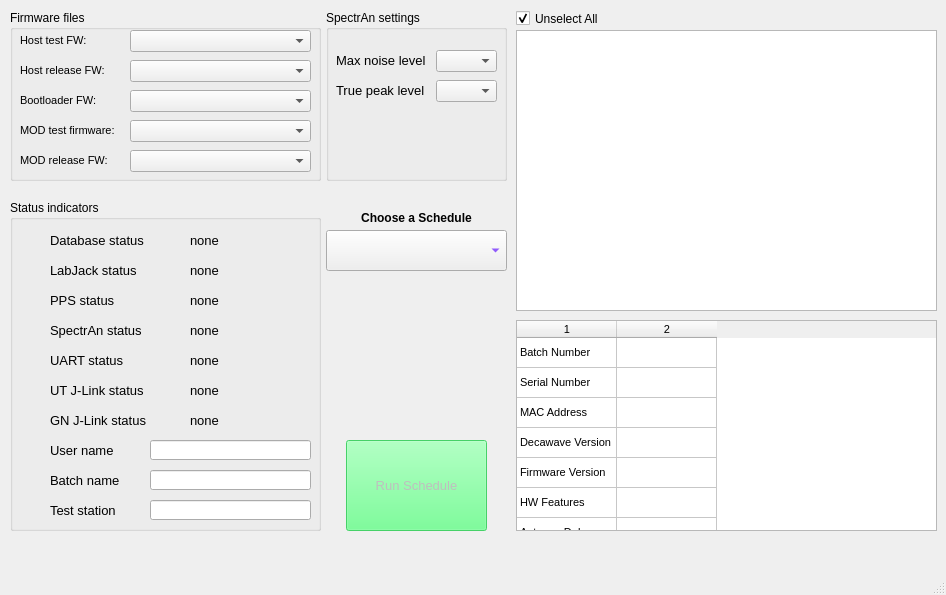
<?xml version="1.0" encoding="UTF-8"?>
<ui version="4.0">
 <class>MainWindow</class>
 <widget class="QMainWindow" name="MainWindow">
  <property name="geometry">
   <rect>
    <x>0</x>
    <y>0</y>
    <width>946</width>
    <height>595</height>
   </rect>
  </property>
  <property name="windowTitle">
   <string>RPP TestBench 5</string>
  </property>
  <property name="animated">
   <bool>false</bool>
  </property>
  <widget class="QWidget" name="centralwidget">
   <widget class="QLabel" name="label_11">
    <property name="geometry">
     <rect>
      <x>326</x>
      <y>210</y>
      <width>181</width>
      <height>16</height>
     </rect>
    </property>
    <property name="font">
     <font>
      <weight>75</weight>
      <bold>true</bold>
     </font>
    </property>
    <property name="text">
     <string>Choose a Schedule</string>
    </property>
    <property name="alignment">
     <set>Qt::AlignCenter</set>
    </property>
   </widget>
   <widget class="QComboBox" name="sch_box">
    <property name="geometry">
     <rect>
      <x>326</x>
      <y>230</y>
      <width>181</width>
      <height>41</height>
     </rect>
    </property>
    <property name="font">
     <font>
      <family>Arial Black</family>
      <pointsize>12</pointsize>
      <weight>50</weight>
      <bold>false</bold>
     </font>
    </property>
    <property name="styleSheet">
     <string notr="true">color: rgb(85, 0, 255);</string>
    </property>
    <property name="currentText">
     <string/>
    </property>
   </widget>
   <widget class="QListWidget" name="steps_box">
    <property name="geometry">
     <rect>
      <x>516</x>
      <y>30</y>
      <width>421</width>
      <height>281</height>
     </rect>
    </property>
    <property name="layoutDirection">
     <enum>Qt::LeftToRight</enum>
    </property>
    <property name="editTriggers">
     <set>QAbstractItemView::NoEditTriggers</set>
    </property>
    <property name="selectionMode">
     <enum>QAbstractItemView::NoSelection</enum>
    </property>
    <property name="viewMode">
     <enum>QListView::ListMode</enum>
    </property>
   </widget>
   <widget class="QPushButton" name="run_sch">
    <property name="enabled">
     <bool>false</bool>
    </property>
    <property name="geometry">
     <rect>
      <x>346</x>
      <y>440</y>
      <width>141</width>
      <height>91</height>
     </rect>
    </property>
    <property name="font">
     <font>
      <pointsize>10</pointsize>
      <weight>50</weight>
      <bold>false</bold>
      <kerning>true</kerning>
     </font>
    </property>
    <property name="cursor">
     <cursorShape>PointingHandCursor</cursorShape>
    </property>
    <property name="autoFillBackground">
     <bool>false</bool>
    </property>
    <property name="styleSheet">
     <string notr="true">background-color: rgb(85, 255, 127);</string>
    </property>
    <property name="locale">
     <locale language="English" country="UnitedStates"/>
    </property>
    <property name="text">
     <string>Run Schedule</string>
    </property>
   </widget>
   <widget class="QCheckBox" name="checkBox">
    <property name="geometry">
     <rect>
      <x>516</x>
      <y>10</y>
      <width>151</width>
      <height>17</height>
     </rect>
    </property>
    <property name="text">
     <string>Unselect All</string>
    </property>
    <property name="checked">
     <bool>true</bool>
    </property>
   </widget>
   <widget class="QTableWidget" name="param_box">
    <property name="geometry">
     <rect>
      <x>516</x>
      <y>320</y>
      <width>421</width>
      <height>211</height>
     </rect>
    </property>
    <property name="font">
     <font>
      <pointsize>8</pointsize>
     </font>
    </property>
    <property name="focusPolicy">
     <enum>Qt::NoFocus</enum>
    </property>
    <property name="verticalScrollBarPolicy">
     <enum>Qt::ScrollBarAlwaysOff</enum>
    </property>
    <property name="horizontalScrollBarPolicy">
     <enum>Qt::ScrollBarAlwaysOff</enum>
    </property>
    <property name="sizeAdjustPolicy">
     <enum>QAbstractScrollArea::AdjustIgnored</enum>
    </property>
    <property name="autoScroll">
     <bool>false</bool>
    </property>
    <property name="editTriggers">
     <set>QAbstractItemView::NoEditTriggers</set>
    </property>
    <property name="tabKeyNavigation">
     <bool>false</bool>
    </property>
    <property name="selectionMode">
     <enum>QAbstractItemView::NoSelection</enum>
    </property>
    <property name="wordWrap">
     <bool>false</bool>
    </property>
    <property name="cornerButtonEnabled">
     <bool>false</bool>
    </property>
    <property name="rowCount">
     <number>10</number>
    </property>
    <property name="columnCount">
     <number>2</number>
    </property>
    <attribute name="horizontalHeaderHighlightSections">
     <bool>false</bool>
    </attribute>
    <attribute name="horizontalHeaderMinimumSectionSize">
     <number>20</number>
    </attribute>
    <attribute name="verticalHeaderVisible">
     <bool>false</bool>
    </attribute>
    <attribute name="verticalHeaderHighlightSections">
     <bool>false</bool>
    </attribute>
    <row/>
    <row/>
    <row/>
    <row/>
    <row/>
    <row/>
    <row/>
    <row/>
    <row/>
    <row/>
    <column/>
    <column/>
    <item row="0" column="0">
     <property name="text">
      <string>Batch Number</string>
     </property>
     <property name="flags">
      <set>ItemIsSelectable|ItemIsDragEnabled|ItemIsEnabled</set>
     </property>
    </item>
    <item row="1" column="0">
     <property name="text">
      <string>Serial Number</string>
     </property>
     <property name="flags">
      <set>ItemIsSelectable|ItemIsDragEnabled|ItemIsEnabled</set>
     </property>
    </item>
    <item row="2" column="0">
     <property name="text">
      <string>MAC Address</string>
     </property>
     <property name="flags">
      <set>ItemIsSelectable|ItemIsDragEnabled|ItemIsEnabled</set>
     </property>
    </item>
    <item row="3" column="0">
     <property name="text">
      <string>Decawave Version</string>
     </property>
     <property name="flags">
      <set>ItemIsSelectable|ItemIsDragEnabled|ItemIsEnabled</set>
     </property>
    </item>
    <item row="4" column="0">
     <property name="text">
      <string>Firmware Version</string>
     </property>
     <property name="flags">
      <set>ItemIsSelectable|ItemIsDragEnabled|ItemIsEnabled</set>
     </property>
    </item>
    <item row="5" column="0">
     <property name="text">
      <string>HW Features</string>
     </property>
     <property name="flags">
      <set>ItemIsSelectable|ItemIsDragEnabled|ItemIsEnabled</set>
     </property>
    </item>
    <item row="6" column="0">
     <property name="text">
      <string>Antenna Delay</string>
     </property>
     <property name="flags">
      <set>ItemIsSelectable|ItemIsDragEnabled|ItemIsEnabled</set>
     </property>
    </item>
    <item row="7" column="0">
     <property name="text">
      <string>DW Crystal Trim</string>
     </property>
     <property name="flags">
      <set>ItemIsSelectable|ItemIsDragEnabled|ItemIsEnabled</set>
     </property>
    </item>
    <item row="8" column="0">
     <property name="text">
      <string>DW Power Level</string>
     </property>
     <property name="flags">
      <set>ItemIsSelectable|ItemIsDragEnabled|ItemIsEnabled</set>
     </property>
    </item>
    <item row="9" column="0">
     <property name="text">
      <string>Board Model</string>
     </property>
     <property name="flags">
      <set>ItemIsSelectable|ItemIsDragEnabled|ItemIsEnabled</set>
     </property>
    </item>
   </widget>
   <widget class="QGroupBox" name="groupBox_3">
    <property name="geometry">
     <rect>
      <x>10</x>
      <y>10</y>
      <width>311</width>
      <height>171</height>
     </rect>
    </property>
    <property name="title">
     <string>Firmware files</string>
    </property>
    <widget class="QLabel" name="label_6">
     <property name="geometry">
      <rect>
       <x>10</x>
       <y>20</y>
       <width>111</width>
       <height>20</height>
      </rect>
     </property>
     <property name="font">
      <font>
       <pointsize>8</pointsize>
      </font>
     </property>
     <property name="text">
      <string>Host test FW:</string>
     </property>
    </widget>
    <widget class="QComboBox" name="softdev_file">
     <property name="geometry">
      <rect>
       <x>120</x>
       <y>20</y>
       <width>181</width>
       <height>22</height>
      </rect>
     </property>
     <property name="sizePolicy">
      <sizepolicy hsizetype="Preferred" vsizetype="Fixed">
       <horstretch>0</horstretch>
       <verstretch>0</verstretch>
      </sizepolicy>
     </property>
    </widget>
    <widget class="QLabel" name="label_7">
     <property name="geometry">
      <rect>
       <x>10</x>
       <y>110</y>
       <width>111</width>
       <height>20</height>
      </rect>
     </property>
     <property name="font">
      <font>
       <pointsize>8</pointsize>
      </font>
     </property>
     <property name="text">
      <string>MOD test firmware:</string>
     </property>
    </widget>
    <widget class="QComboBox" name="test_file">
     <property name="geometry">
      <rect>
       <x>120</x>
       <y>110</y>
       <width>181</width>
       <height>22</height>
      </rect>
     </property>
    </widget>
    <widget class="QLabel" name="label_8">
     <property name="geometry">
      <rect>
       <x>10</x>
       <y>140</y>
       <width>111</width>
       <height>20</height>
      </rect>
     </property>
     <property name="font">
      <font>
       <pointsize>8</pointsize>
      </font>
     </property>
     <property name="text">
      <string>MOD release FW:</string>
     </property>
    </widget>
    <widget class="QComboBox" name="release_file">
     <property name="geometry">
      <rect>
       <x>120</x>
       <y>140</y>
       <width>181</width>
       <height>22</height>
      </rect>
     </property>
    </widget>
    <widget class="QLabel" name="label_21">
     <property name="geometry">
      <rect>
       <x>10</x>
       <y>50</y>
       <width>111</width>
       <height>20</height>
      </rect>
     </property>
     <property name="font">
      <font>
       <pointsize>8</pointsize>
      </font>
     </property>
     <property name="text">
      <string>Host release FW:</string>
     </property>
    </widget>
    <widget class="QComboBox" name="softdev_r_file">
     <property name="geometry">
      <rect>
       <x>120</x>
       <y>50</y>
       <width>181</width>
       <height>22</height>
      </rect>
     </property>
     <property name="sizePolicy">
      <sizepolicy hsizetype="Preferred" vsizetype="Fixed">
       <horstretch>0</horstretch>
       <verstretch>0</verstretch>
      </sizepolicy>
     </property>
    </widget>
    <widget class="QComboBox" name="boot_file">
     <property name="geometry">
      <rect>
       <x>120</x>
       <y>80</y>
       <width>181</width>
       <height>22</height>
      </rect>
     </property>
     <property name="sizePolicy">
      <sizepolicy hsizetype="Preferred" vsizetype="Fixed">
       <horstretch>0</horstretch>
       <verstretch>0</verstretch>
      </sizepolicy>
     </property>
    </widget>
    <widget class="QLabel" name="label_22">
     <property name="geometry">
      <rect>
       <x>10</x>
       <y>80</y>
       <width>111</width>
       <height>20</height>
      </rect>
     </property>
     <property name="font">
      <font>
       <pointsize>8</pointsize>
      </font>
     </property>
     <property name="text">
      <string>Bootloader FW:</string>
     </property>
    </widget>
   </widget>
   <widget class="QGroupBox" name="groupBox_4">
    <property name="geometry">
     <rect>
      <x>10</x>
      <y>200</y>
      <width>311</width>
      <height>331</height>
     </rect>
    </property>
    <property name="title">
     <string>Status indicators</string>
    </property>
    <widget class="QLabel" name="db_flag">
     <property name="geometry">
      <rect>
       <x>10</x>
       <y>30</y>
       <width>20</width>
       <height>20</height>
      </rect>
     </property>
     <property name="sizePolicy">
      <sizepolicy hsizetype="Preferred" vsizetype="Preferred">
       <horstretch>0</horstretch>
       <verstretch>0</verstretch>
      </sizepolicy>
     </property>
     <property name="maximumSize">
      <size>
       <width>20</width>
       <height>20</height>
      </size>
     </property>
     <property name="text">
      <string/>
     </property>
     <property name="pixmap">
      <pixmap>source/maybe.png</pixmap>
     </property>
     <property name="scaledContents">
      <bool>true</bool>
     </property>
     <property name="alignment">
      <set>Qt::AlignJustify|Qt::AlignVCenter</set>
     </property>
    </widget>
    <widget class="QLabel" name="label_9">
     <property name="geometry">
      <rect>
       <x>40</x>
       <y>30</y>
       <width>131</width>
       <height>20</height>
      </rect>
     </property>
     <property name="font">
      <font>
       <pointsize>10</pointsize>
      </font>
     </property>
     <property name="text">
      <string>Database status</string>
     </property>
    </widget>
    <widget class="QLabel" name="lj_flag">
     <property name="geometry">
      <rect>
       <x>10</x>
       <y>60</y>
       <width>20</width>
       <height>20</height>
      </rect>
     </property>
     <property name="sizePolicy">
      <sizepolicy hsizetype="Preferred" vsizetype="Preferred">
       <horstretch>0</horstretch>
       <verstretch>0</verstretch>
      </sizepolicy>
     </property>
     <property name="maximumSize">
      <size>
       <width>20</width>
       <height>20</height>
      </size>
     </property>
     <property name="text">
      <string/>
     </property>
     <property name="pixmap">
      <pixmap>source/maybe.png</pixmap>
     </property>
     <property name="scaledContents">
      <bool>true</bool>
     </property>
     <property name="alignment">
      <set>Qt::AlignJustify|Qt::AlignVCenter</set>
     </property>
    </widget>
    <widget class="QLabel" name="label_14">
     <property name="geometry">
      <rect>
       <x>40</x>
       <y>60</y>
       <width>131</width>
       <height>20</height>
      </rect>
     </property>
     <property name="font">
      <font>
       <pointsize>10</pointsize>
      </font>
     </property>
     <property name="text">
      <string>LabJack status</string>
     </property>
    </widget>
    <widget class="QLabel" name="label_18">
     <property name="geometry">
      <rect>
       <x>40</x>
       <y>120</y>
       <width>131</width>
       <height>20</height>
      </rect>
     </property>
     <property name="font">
      <font>
       <pointsize>10</pointsize>
      </font>
     </property>
     <property name="text">
      <string>SpectrAn status</string>
     </property>
    </widget>
    <widget class="QLabel" name="label_10">
     <property name="geometry">
      <rect>
       <x>40</x>
       <y>90</y>
       <width>131</width>
       <height>20</height>
      </rect>
     </property>
     <property name="font">
      <font>
       <pointsize>10</pointsize>
      </font>
     </property>
     <property name="text">
      <string>PPS status</string>
     </property>
    </widget>
    <widget class="QLabel" name="sa_flag">
     <property name="geometry">
      <rect>
       <x>10</x>
       <y>120</y>
       <width>20</width>
       <height>20</height>
      </rect>
     </property>
     <property name="sizePolicy">
      <sizepolicy hsizetype="Preferred" vsizetype="Preferred">
       <horstretch>0</horstretch>
       <verstretch>0</verstretch>
      </sizepolicy>
     </property>
     <property name="maximumSize">
      <size>
       <width>20</width>
       <height>20</height>
      </size>
     </property>
     <property name="text">
      <string/>
     </property>
     <property name="pixmap">
      <pixmap>source/maybe.png</pixmap>
     </property>
     <property name="scaledContents">
      <bool>true</bool>
     </property>
     <property name="alignment">
      <set>Qt::AlignJustify|Qt::AlignVCenter</set>
     </property>
    </widget>
    <widget class="QLabel" name="pps_flag">
     <property name="geometry">
      <rect>
       <x>10</x>
       <y>90</y>
       <width>20</width>
       <height>20</height>
      </rect>
     </property>
     <property name="sizePolicy">
      <sizepolicy hsizetype="Preferred" vsizetype="Preferred">
       <horstretch>0</horstretch>
       <verstretch>0</verstretch>
      </sizepolicy>
     </property>
     <property name="maximumSize">
      <size>
       <width>20</width>
       <height>20</height>
      </size>
     </property>
     <property name="text">
      <string/>
     </property>
     <property name="pixmap">
      <pixmap>source/maybe.png</pixmap>
     </property>
     <property name="scaledContents">
      <bool>true</bool>
     </property>
     <property name="alignment">
      <set>Qt::AlignJustify|Qt::AlignVCenter</set>
     </property>
    </widget>
    <widget class="QLabel" name="usb_flag">
     <property name="geometry">
      <rect>
       <x>10</x>
       <y>150</y>
       <width>20</width>
       <height>20</height>
      </rect>
     </property>
     <property name="sizePolicy">
      <sizepolicy hsizetype="Preferred" vsizetype="Preferred">
       <horstretch>0</horstretch>
       <verstretch>0</verstretch>
      </sizepolicy>
     </property>
     <property name="maximumSize">
      <size>
       <width>20</width>
       <height>20</height>
      </size>
     </property>
     <property name="text">
      <string/>
     </property>
     <property name="pixmap">
      <pixmap>source/maybe.png</pixmap>
     </property>
     <property name="scaledContents">
      <bool>true</bool>
     </property>
     <property name="alignment">
      <set>Qt::AlignJustify|Qt::AlignVCenter</set>
     </property>
    </widget>
    <widget class="QLabel" name="label_19">
     <property name="geometry">
      <rect>
       <x>40</x>
       <y>180</y>
       <width>131</width>
       <height>20</height>
      </rect>
     </property>
     <property name="font">
      <font>
       <pointsize>10</pointsize>
      </font>
     </property>
     <property name="text">
      <string>UT J-Link status</string>
     </property>
    </widget>
    <widget class="QLabel" name="label_20">
     <property name="geometry">
      <rect>
       <x>40</x>
       <y>150</y>
       <width>131</width>
       <height>20</height>
      </rect>
     </property>
     <property name="font">
      <font>
       <pointsize>10</pointsize>
      </font>
     </property>
     <property name="text">
      <string>UART status</string>
     </property>
    </widget>
    <widget class="QLabel" name="jlu_flag">
     <property name="geometry">
      <rect>
       <x>10</x>
       <y>180</y>
       <width>20</width>
       <height>20</height>
      </rect>
     </property>
     <property name="sizePolicy">
      <sizepolicy hsizetype="Preferred" vsizetype="Preferred">
       <horstretch>0</horstretch>
       <verstretch>0</verstretch>
      </sizepolicy>
     </property>
     <property name="maximumSize">
      <size>
       <width>20</width>
       <height>20</height>
      </size>
     </property>
     <property name="text">
      <string/>
     </property>
     <property name="pixmap">
      <pixmap>source/maybe.png</pixmap>
     </property>
     <property name="scaledContents">
      <bool>true</bool>
     </property>
     <property name="alignment">
      <set>Qt::AlignJustify|Qt::AlignVCenter</set>
     </property>
    </widget>
    <widget class="QLabel" name="db_comm">
     <property name="geometry">
      <rect>
       <x>180</x>
       <y>30</y>
       <width>121</width>
       <height>20</height>
      </rect>
     </property>
     <property name="font">
      <font>
       <pointsize>10</pointsize>
      </font>
     </property>
     <property name="text">
      <string>none</string>
     </property>
    </widget>
    <widget class="QLabel" name="lj_comm">
     <property name="geometry">
      <rect>
       <x>180</x>
       <y>60</y>
       <width>121</width>
       <height>20</height>
      </rect>
     </property>
     <property name="font">
      <font>
       <pointsize>10</pointsize>
      </font>
     </property>
     <property name="text">
      <string>none</string>
     </property>
    </widget>
    <widget class="QLabel" name="pps_comm">
     <property name="geometry">
      <rect>
       <x>180</x>
       <y>90</y>
       <width>121</width>
       <height>20</height>
      </rect>
     </property>
     <property name="font">
      <font>
       <pointsize>10</pointsize>
      </font>
     </property>
     <property name="text">
      <string>none</string>
     </property>
    </widget>
    <widget class="QLabel" name="sa_comm">
     <property name="geometry">
      <rect>
       <x>180</x>
       <y>120</y>
       <width>121</width>
       <height>20</height>
      </rect>
     </property>
     <property name="font">
      <font>
       <pointsize>10</pointsize>
      </font>
     </property>
     <property name="text">
      <string>none</string>
     </property>
    </widget>
    <widget class="QLabel" name="usb_comm">
     <property name="geometry">
      <rect>
       <x>180</x>
       <y>150</y>
       <width>121</width>
       <height>20</height>
      </rect>
     </property>
     <property name="font">
      <font>
       <pointsize>10</pointsize>
      </font>
     </property>
     <property name="text">
      <string>none</string>
     </property>
    </widget>
    <widget class="QLabel" name="jlu_comm">
     <property name="geometry">
      <rect>
       <x>180</x>
       <y>180</y>
       <width>121</width>
       <height>20</height>
      </rect>
     </property>
     <property name="font">
      <font>
       <pointsize>10</pointsize>
      </font>
     </property>
     <property name="text">
      <string>none</string>
     </property>
    </widget>
    <widget class="QLabel" name="jlg_flag">
     <property name="geometry">
      <rect>
       <x>10</x>
       <y>210</y>
       <width>20</width>
       <height>20</height>
      </rect>
     </property>
     <property name="sizePolicy">
      <sizepolicy hsizetype="Preferred" vsizetype="Preferred">
       <horstretch>0</horstretch>
       <verstretch>0</verstretch>
      </sizepolicy>
     </property>
     <property name="maximumSize">
      <size>
       <width>20</width>
       <height>20</height>
      </size>
     </property>
     <property name="text">
      <string/>
     </property>
     <property name="pixmap">
      <pixmap>source/maybe.png</pixmap>
     </property>
     <property name="scaledContents">
      <bool>true</bool>
     </property>
     <property name="alignment">
      <set>Qt::AlignJustify|Qt::AlignVCenter</set>
     </property>
    </widget>
    <widget class="QLabel" name="jlg_comm">
     <property name="geometry">
      <rect>
       <x>180</x>
       <y>210</y>
       <width>121</width>
       <height>20</height>
      </rect>
     </property>
     <property name="font">
      <font>
       <pointsize>10</pointsize>
      </font>
     </property>
     <property name="text">
      <string>none</string>
     </property>
    </widget>
    <widget class="QLabel" name="label_27">
     <property name="geometry">
      <rect>
       <x>40</x>
       <y>210</y>
       <width>131</width>
       <height>20</height>
      </rect>
     </property>
     <property name="font">
      <font>
       <pointsize>10</pointsize>
      </font>
     </property>
     <property name="text">
      <string>GN J-Link status</string>
     </property>
    </widget>
    <widget class="QLabel" name="user_flag">
     <property name="geometry">
      <rect>
       <x>10</x>
       <y>240</y>
       <width>20</width>
       <height>20</height>
      </rect>
     </property>
     <property name="sizePolicy">
      <sizepolicy hsizetype="Preferred" vsizetype="Preferred">
       <horstretch>0</horstretch>
       <verstretch>0</verstretch>
      </sizepolicy>
     </property>
     <property name="maximumSize">
      <size>
       <width>20</width>
       <height>20</height>
      </size>
     </property>
     <property name="text">
      <string/>
     </property>
     <property name="pixmap">
      <pixmap>source/maybe.png</pixmap>
     </property>
     <property name="scaledContents">
      <bool>true</bool>
     </property>
     <property name="alignment">
      <set>Qt::AlignJustify|Qt::AlignVCenter</set>
     </property>
    </widget>
    <widget class="QLabel" name="label_17">
     <property name="geometry">
      <rect>
       <x>40</x>
       <y>240</y>
       <width>71</width>
       <height>20</height>
      </rect>
     </property>
     <property name="font">
      <font>
       <pointsize>10</pointsize>
      </font>
     </property>
     <property name="text">
      <string>User name</string>
     </property>
    </widget>
    <widget class="QLineEdit" name="user">
     <property name="geometry">
      <rect>
       <x>140</x>
       <y>240</y>
       <width>161</width>
       <height>20</height>
      </rect>
     </property>
     <property name="sizePolicy">
      <sizepolicy hsizetype="Fixed" vsizetype="Fixed">
       <horstretch>0</horstretch>
       <verstretch>0</verstretch>
      </sizepolicy>
     </property>
     <property name="font">
      <font>
       <pointsize>10</pointsize>
       <weight>75</weight>
       <bold>true</bold>
      </font>
     </property>
     <property name="text">
      <string/>
     </property>
     <property name="alignment">
      <set>Qt::AlignCenter</set>
     </property>
    </widget>
    <widget class="QLabel" name="label_15">
     <property name="geometry">
      <rect>
       <x>40</x>
       <y>270</y>
       <width>71</width>
       <height>20</height>
      </rect>
     </property>
     <property name="font">
      <font>
       <pointsize>10</pointsize>
      </font>
     </property>
     <property name="text">
      <string>Batch name</string>
     </property>
    </widget>
    <widget class="QLineEdit" name="batch">
     <property name="geometry">
      <rect>
       <x>140</x>
       <y>270</y>
       <width>161</width>
       <height>20</height>
      </rect>
     </property>
     <property name="sizePolicy">
      <sizepolicy hsizetype="Fixed" vsizetype="Fixed">
       <horstretch>0</horstretch>
       <verstretch>0</verstretch>
      </sizepolicy>
     </property>
     <property name="font">
      <font>
       <pointsize>10</pointsize>
       <weight>75</weight>
       <bold>true</bold>
      </font>
     </property>
     <property name="text">
      <string/>
     </property>
     <property name="alignment">
      <set>Qt::AlignCenter</set>
     </property>
    </widget>
    <widget class="QLabel" name="label_16">
     <property name="geometry">
      <rect>
       <x>40</x>
       <y>300</y>
       <width>71</width>
       <height>20</height>
      </rect>
     </property>
     <property name="font">
      <font>
       <pointsize>10</pointsize>
      </font>
     </property>
     <property name="text">
      <string>Test station</string>
     </property>
    </widget>
    <widget class="QLineEdit" name="station">
     <property name="geometry">
      <rect>
       <x>140</x>
       <y>300</y>
       <width>161</width>
       <height>20</height>
      </rect>
     </property>
     <property name="sizePolicy">
      <sizepolicy hsizetype="Fixed" vsizetype="Fixed">
       <horstretch>0</horstretch>
       <verstretch>0</verstretch>
      </sizepolicy>
     </property>
     <property name="font">
      <font>
       <pointsize>8</pointsize>
       <weight>50</weight>
       <bold>false</bold>
      </font>
     </property>
     <property name="text">
      <string/>
     </property>
     <property name="alignment">
      <set>Qt::AlignCenter</set>
     </property>
     <property name="readOnly">
      <bool>true</bool>
     </property>
    </widget>
   </widget>
   <widget class="QGroupBox" name="groupBox_6">
    <property name="geometry">
     <rect>
      <x>326</x>
      <y>10</y>
      <width>181</width>
      <height>171</height>
     </rect>
    </property>
    <property name="title">
     <string>SpectrAn settings</string>
    </property>
    <widget class="QComboBox" name="cb_noise">
     <property name="geometry">
      <rect>
       <x>110</x>
       <y>40</y>
       <width>61</width>
       <height>22</height>
      </rect>
     </property>
    </widget>
    <widget class="QLabel" name="label_12">
     <property name="geometry">
      <rect>
       <x>10</x>
       <y>40</y>
       <width>91</width>
       <height>20</height>
      </rect>
     </property>
     <property name="font">
      <font>
       <pointsize>10</pointsize>
      </font>
     </property>
     <property name="text">
      <string>Max noise level</string>
     </property>
    </widget>
    <widget class="QLabel" name="label_13">
     <property name="geometry">
      <rect>
       <x>10</x>
       <y>70</y>
       <width>91</width>
       <height>20</height>
      </rect>
     </property>
     <property name="font">
      <font>
       <pointsize>10</pointsize>
      </font>
     </property>
     <property name="text">
      <string>True peak level</string>
     </property>
    </widget>
    <widget class="QComboBox" name="cb_peak">
     <property name="geometry">
      <rect>
       <x>110</x>
       <y>70</y>
       <width>61</width>
       <height>22</height>
      </rect>
     </property>
    </widget>
   </widget>
   <widget class="QLabel" name="rpp_logo">
    <property name="geometry">
     <rect>
      <x>330</x>
      <y>330</y>
      <width>171</width>
      <height>51</height>
     </rect>
    </property>
    <property name="sizePolicy">
     <sizepolicy hsizetype="Fixed" vsizetype="Fixed">
      <horstretch>0</horstretch>
      <verstretch>0</verstretch>
     </sizepolicy>
    </property>
    <property name="text">
     <string/>
    </property>
    <property name="scaledContents">
     <bool>true</bool>
    </property>
    <property name="alignment">
     <set>Qt::AlignCenter</set>
    </property>
    <property name="wordWrap">
     <bool>false</bool>
    </property>
   </widget>
  </widget>
  <widget class="QMenuBar" name="menubar">
   <property name="geometry">
    <rect>
     <x>0</x>
     <y>0</y>
     <width>946</width>
     <height>26</height>
    </rect>
   </property>
  </widget>
  <widget class="QStatusBar" name="statusbar"/>
 </widget>
 <resources/>
 <connections/>
</ui>
